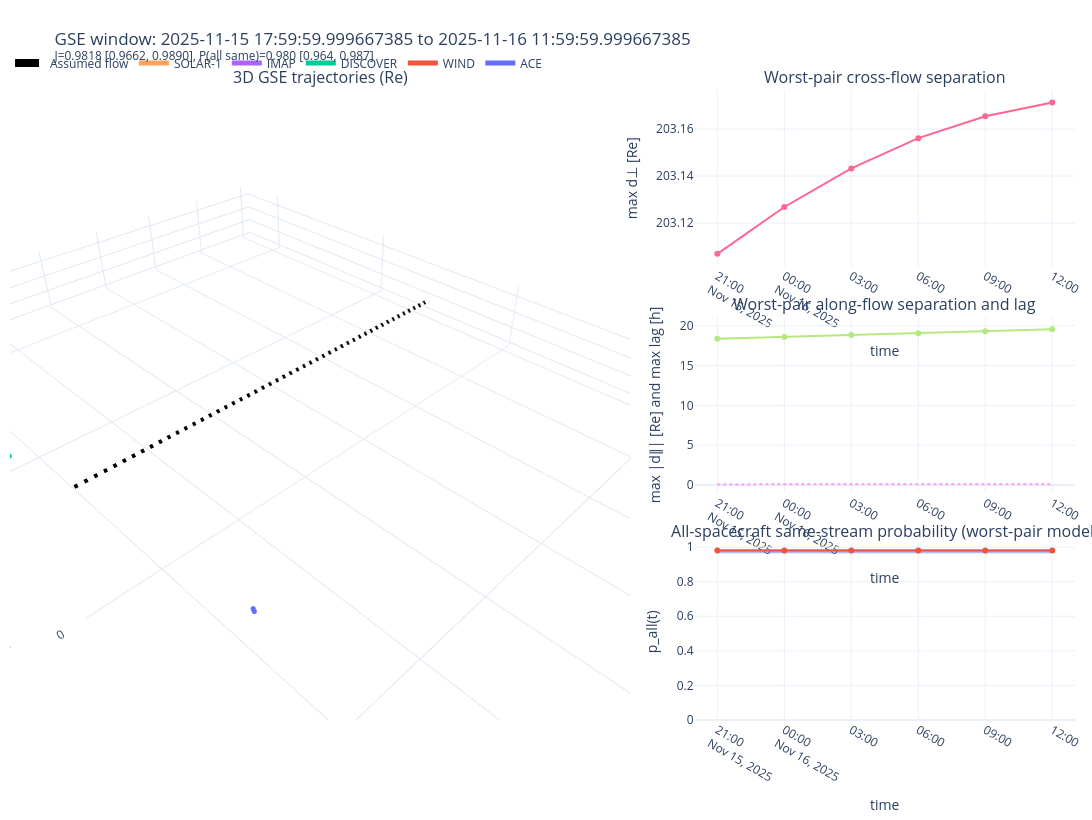
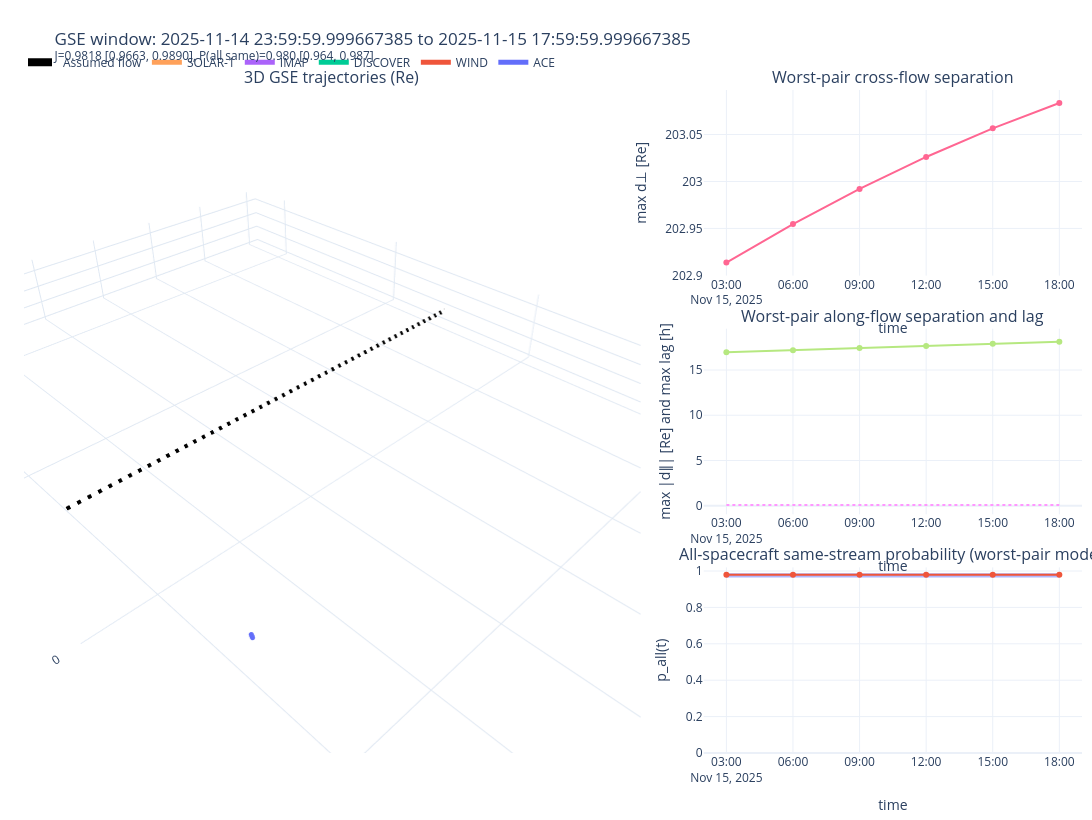
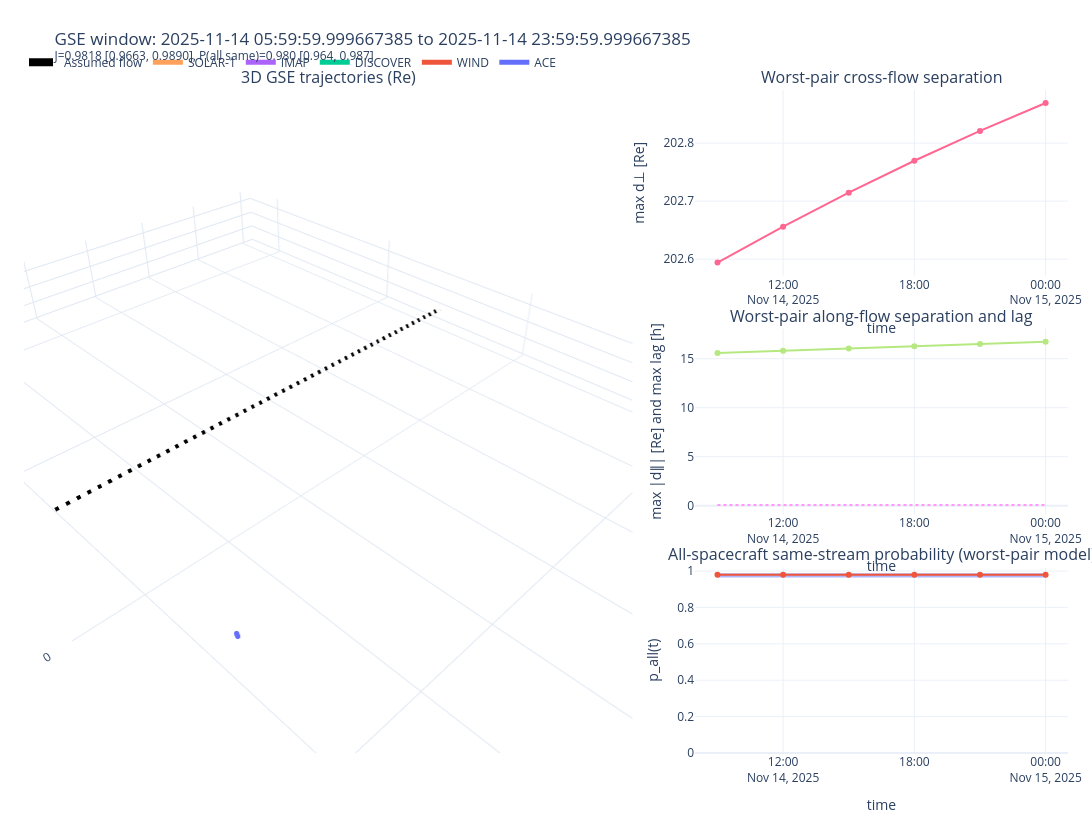

Write notebook code for charts like these, in order.
### Markdown cell above
## MRE: first-principles stream-separation metric (step by step)

This minimal reproducible example (MRE) intentionally keeps a few assumptions fixed so the method is transparent:

- **Hardcoded/assumed in this notebook run:** `flow_dir_gse=(-1,0,0)`, constant `vsw_kms=400`, `perp_scale=0.35`, `lag_tolerance=0.5`.
- **Why this is limited:** real solar wind has time-varying speed and flow direction, and anisotropy changes with conditions.
- **How to improve with real data:** replace constants by measured `Vsw(t)`, infer local flow direction from plasma moments, and make decorrelation scales time dependent.

The solver minimizes a conservative estimate of the probability that **all** selected spacecraft observe the same stream.

### Code cell
import pandas as pd


targets = ["ACE", "WIND", "DISCOVER",  "IMAP", "SOLAR-1"]

metric_cfg = dict(
    targets=targets,
    start="2025-10-01T00:00:00",
    stop="2025-12-10T00:00:00",
    step="3h",
    window_hours=18.0,
    top_n=3,
    frame="GSE",
    flow_dir_gse=(-1.0, 0.0, 0.0),
    vsw_kms=400.0,
    perp_scale=0.35,
    lag_tolerance=0.5,
    along_weight=0.25,
    vsw_rel_unc=0.15,
    decorrelation_rel_unc=0.25,
    min_coverage=0.8,
    verbose=True,
)

scores_out = find_best_stream_aligned_intervals(**metric_cfg)

best_windows = scores_out["best"]
cols = [
    "window_start",
    "window_end",
    "n_samples",
    "coverage",
    "alignment_metric",
    "alignment_metric_p16",
    "alignment_metric_p84",
    "same_stream_prob",
    "same_stream_prob_p16",
    "same_stream_prob_p84",
    "same_flow_score",
    "same_flow_score_p16",
    "same_flow_score_p84",
    "median_perp_au",
    "median_par_au",
    "median_tau_h",
    "max_perp_au",
    "max_par_au",
    "max_tau_h",
]
display(best_windows[cols])

alignment_figs = []
for _, row in best_windows.iterrows():
    alignment_figs.append(
        plot_stream_alignment_interval(
            tracks=scores_out["tracks"],
            targets=targets,
            window_start=row["window_start"],
            window_end=row["window_end"],
            flow_hat=scores_out["flow_hat"],
            summary_row=row,
        )
    )

for fig in alignment_figs:
    fig.show()

### Figure 1 — Plotly figure (JSON) as saved in the notebook; plotly's stock layout.template omitted (floating-point values rounded to 4 significant figures)
{"data": [{"line": {"color": "#636EFA", "width": 5}, "marker": {"color": "#636EFA", "size": 3}, "mode": "lines+markers", "name": "ACE", "scene": "scene", "type": "scatter3d", "x": [223.2, 223.3, 223.3, 223.4, 223.4, 223.5], "y": [33.1, 33.21, 33.32, 33.44, 33.55, 33.66], "z": [22.77, 22.77, 22.77, 22.78, 22.78, 22.78]}, {"line": {"color": "#EF553B", "width": 5}, "marker": {"color": "#EF553B", "size": 3}, "mode": "lines+markers", "name": "WIND", "scene": "scene", "type": "scatter3d", "x": [232.4, 232.6, 232.7, 232.9, 233.1, 233.2], "y": [93.92, 93.76, 93.6, 93.44, 93.27, 93.11], "z": [6.118, 6.162, 6.206, 6.249, 6.293, 6.337]}, {"line": {"color": "#00CC96", "width": 5}, "marker": {"color": "#00CC96", "size": 3}, "mode": "lines+markers", "name": "DISCOVER", "scene": "scene", "type": "scatter3d", "x": [228.4, 228.4, 228.3, 228.3, 228.2, 228.2], "y": [-44.73, -44.71, -44.68, -44.66, -44.63, -44.6], "z": [12.61, 12.49, 12.38, 12.26, 12.15, 12.03]}, {"line": {"color": "#AB63FA", "width": 5}, "marker": {"color": "#AB63FA", "size": 3}, "mode": "lines+markers", "name": "IMAP", "scene": "scene", "type": "scatter3d", "x": [214.2, 214.1, 214.0, 214.0, 213.9, 213.8], "y": [-108.8, -108.9, -109.1, -109.3, -109.5, -109.6], "z": [5.014, 4.955, 4.896, 4.837, 4.778, 4.719]}, {"line": {"color": "#FFA15A", "width": 5}, "marker": {"color": "#FFA15A", "size": 3}, "mode": "lines+markers", "name": "SOLAR-1", "scene": "scene", "type": "scatter3d", "x": [214.0, 214.0, 213.9, 213.8, 213.8, 213.7], "y": [-109.2, -109.4, -109.5, -109.7, -109.9, -110.1], "z": [4.703, 4.645, 4.587, 4.529, 4.471, 4.413]}, {"line": {"color": "black", "dash": "dash", "width": 8}, "mode": "lines", "name": "Assumed flow", "scene": "scene", "type": "scatter3d", "x": [222.5, 100.8], "y": [-27.32, -27.32], "z": [10.15, 10.15]}, {"mode": "lines+markers", "showlegend": false, "type": "scatter", "x": ["2025-11-15T20:59:59.999277521", "2025-11-15T23:59:59.999275168", "2025-11-16T02:59:59.999272809", "2025-11-16T05:59:59.999270443", "2025-11-16T08:59:59.999268071", "2025-11-16T11:59:59.999265692"], "xaxis": "x", "y": [203.1, 203.1, 203.1, 203.2, 203.2, 203.2], "yaxis": "y"}, {"mode": "lines+markers", "showlegend": false, "type": "scatter", "x": ["2025-11-15T20:59:59.999277521", "2025-11-15T23:59:59.999275168", "2025-11-16T02:59:59.999272809", "2025-11-16T05:59:59.999270443", "2025-11-16T08:59:59.999268071", "2025-11-16T11:59:59.999265692"], "xaxis": "x2", "y": [18.36, 18.6, 18.83, 19.07, 19.3, 19.54], "yaxis": "y2"}, {"line": {"dash": "dot"}, "mode": "lines", "showlegend": false, "type": "scatter", "x": ["2025-11-15T20:59:59.999277521", "2025-11-15T23:59:59.999275168", "2025-11-16T02:59:59.999272809", "2025-11-16T05:59:59.999270443", "2025-11-16T08:59:59.999268071", "2025-11-16T11:59:59.999265692"], "xaxis": "x2", "y": [0.08132, 0.08236, 0.0834, 0.08445, 0.08549, 0.08654], "yaxis": "y2"}, {"hoverinfo": "skip", "line": {"width": 0}, "mode": "lines", "showlegend": false, "type": "scatter", "x": ["2025-11-15T20:59:59.999277521", "2025-11-15T23:59:59.999275168", "2025-11-16T02:59:59.999272809", "2025-11-16T05:59:59.999270443", "2025-11-16T08:59:59.999268071", "2025-11-16T11:59:59.999265692"], "xaxis": "x3", "y": [0.987, 0.987, 0.987, 0.987, 0.987, 0.987], "yaxis": "y3"}, {"fill": "tonexty", "line": {"width": 0}, "mode": "lines", "showlegend": false, "type": "scatter", "x": ["2025-11-15T20:59:59.999277521", "2025-11-15T23:59:59.999275168", "2025-11-16T02:59:59.999272809", "2025-11-16T05:59:59.999270443", "2025-11-16T08:59:59.999268071", "2025-11-16T11:59:59.999265692"], "xaxis": "x3", "y": [0.9642, 0.9642, 0.9642, 0.9642, 0.9642, 0.9642], "yaxis": "y3"}, {"mode": "lines+markers", "showlegend": false, "type": "scatter", "x": ["2025-11-15T20:59:59.999277521", "2025-11-15T23:59:59.999275168", "2025-11-16T02:59:59.999272809", "2025-11-16T05:59:59.999270443", "2025-11-16T08:59:59.999268071", "2025-11-16T11:59:59.999265692"], "xaxis": "x3", "y": [0.9797, 0.9797, 0.9797, 0.9797, 0.9797, 0.9797], "yaxis": "y3"}], "layout": {"annotations": [{"font": {"size": 16}, "showarrow": false, "text": "3D GSE trajectories (Re)", "x": 0.2914, "xanchor": "center", "xref": "paper", "y": 1, "yanchor": "bottom", "yref": "paper"}, {"font": {"size": 16}, "showarrow": false, "text": "Worst-pair cross-flow separation", "x": 0.8214, "xanchor": "center", "xref": "paper", "y": 1, "yanchor": "bottom", "yref": "paper"}, {"font": {"size": 16}, "showarrow": false, "text": "Worst-pair along-flow separation and lag", "x": 0.8214, "xanchor": "center", "xref": "paper", "y": 0.64, "yanchor": "bottom", "yref": "paper"}, {"font": {"size": 16}, "showarrow": false, "text": "All-spacecraft same-stream probability (worst-pair model)", "x": 0.8214, "xanchor": "center", "xref": "paper", "y": 0.28, "yanchor": "bottom", "yref": "paper"}], "height": 820, "legend": {"orientation": "h", "x": 0, "xanchor": "left", "y": 1.02, "yanchor": "bottom"}, "margin": {"b": 10, "l": 10, "r": 10, "t": 90}, "scene": {"aspectmode": "data", "domain": {"x": [0, 0.5828], "y": [0, 1]}, "xaxis": {"title": {"text": "X [Re]"}}, "yaxis": {"title": {"text": "Y [Re]"}}, "zaxis": {"title": {"text": "Z [Re]"}}}, "title": {"text": "GSE window: 2025-11-15 17:59:59.999667385 to 2025-11-16 11:59:59.999667385<br><sup>J=0.9818 [0.9662, 0.9890], P(all same)=0.980 [0.964, 0.987]</sup>"}, "width": 1250, "xaxis": {"anchor": "y", "domain": [0.6428, 1], "title": {"text": "time"}}, "xaxis2": {"anchor": "y2", "domain": [0.6428, 1], "title": {"text": "time"}}, "xaxis3": {"anchor": "y3", "domain": [0.6428, 1], "title": {"text": "time"}}, "yaxis": {"anchor": "x", "domain": [0.72, 1], "title": {"text": "max d⊥ [Re]"}}, "yaxis2": {"anchor": "x2", "domain": [0.36, 0.64], "title": {"text": "max |d∥| [Re] and max lag [h]"}}, "yaxis3": {"anchor": "x3", "domain": [0, 0.28], "range": [0, 1.02], "title": {"text": "p_all(t)"}}}}

### Figure 2 — Plotly figure (JSON) as saved in the notebook; plotly's stock layout.template omitted (floating-point values rounded to 4 significant figures)
{"data": [{"line": {"color": "#636EFA", "width": 5}, "marker": {"color": "#636EFA", "size": 3}, "mode": "lines+markers", "name": "ACE", "scene": "scene", "type": "scatter3d", "x": [222.9, 223.0, 223.0, 223.1, 223.1, 223.2], "y": [32.4, 32.52, 32.63, 32.75, 32.87, 32.98], "z": [22.75, 22.75, 22.76, 22.76, 22.76, 22.77]}, {"line": {"color": "#EF553B", "width": 5}, "marker": {"color": "#EF553B", "size": 3}, "mode": "lines+markers", "name": "WIND", "scene": "scene", "type": "scatter3d", "x": [231.4, 231.5, 231.7, 231.9, 232.1, 232.2], "y": [94.84, 94.69, 94.54, 94.39, 94.23, 94.08], "z": [5.853, 5.897, 5.941, 5.986, 6.03, 6.074]}, {"line": {"color": "#00CC96", "width": 5}, "marker": {"color": "#00CC96", "size": 3}, "mode": "lines+markers", "name": "DISCOVER", "scene": "scene", "type": "scatter3d", "x": [228.7, 228.7, 228.6, 228.6, 228.5, 228.5], "y": [-44.85, -44.83, -44.81, -44.79, -44.77, -44.75], "z": [13.29, 13.18, 13.07, 12.95, 12.84, 12.72]}, {"line": {"color": "#AB63FA", "width": 5}, "marker": {"color": "#AB63FA", "size": 3}, "mode": "lines+markers", "name": "IMAP", "scene": "scene", "type": "scatter3d", "x": [214.5, 214.5, 214.4, 214.3, 214.3, 214.2], "y": [-107.6, -107.8, -108.0, -108.2, -108.4, -108.6], "z": [5.366, 5.308, 5.249, 5.19, 5.132, 5.073]}, {"line": {"color": "#FFA15A", "width": 5}, "marker": {"color": "#FFA15A", "size": 3}, "mode": "lines+markers", "name": "SOLAR-1", "scene": "scene", "type": "scatter3d", "x": [214.4, 214.4, 214.3, 214.2, 214.2, 214.1], "y": [-108.1, -108.3, -108.5, -108.6, -108.8, -109.0], "z": [5.05, 4.992, 4.934, 4.877, 4.819, 4.761]}, {"line": {"color": "black", "dash": "dash", "width": 8}, "mode": "lines", "name": "Assumed flow", "scene": "scene", "type": "scatter3d", "x": [222.4, 100.3], "y": [-26.86, -26.86], "z": [10.37, 10.37]}, {"mode": "lines+markers", "showlegend": false, "type": "scatter", "x": ["2025-11-15T02:59:59.999291496", "2025-11-15T05:59:59.999289184", "2025-11-15T08:59:59.999286865", "2025-11-15T11:59:59.999284539", "2025-11-15T14:59:59.999282206", "2025-11-15T17:59:59.999279867"], "xaxis": "x", "y": [202.9, 203.0, 203.0, 203.0, 203.1, 203.1], "yaxis": "y"}, {"mode": "lines+markers", "showlegend": false, "type": "scatter", "x": ["2025-11-15T02:59:59.999291496", "2025-11-15T05:59:59.999289184", "2025-11-15T08:59:59.999286865", "2025-11-15T11:59:59.999284539", "2025-11-15T14:59:59.999282206", "2025-11-15T17:59:59.999279867"], "xaxis": "x2", "y": [16.97, 17.2, 17.43, 17.66, 17.89, 18.13], "yaxis": "y2"}, {"line": {"dash": "dot"}, "mode": "lines", "showlegend": false, "type": "scatter", "x": ["2025-11-15T02:59:59.999291496", "2025-11-15T05:59:59.999289184", "2025-11-15T08:59:59.999286865", "2025-11-15T11:59:59.999284539", "2025-11-15T14:59:59.999282206", "2025-11-15T17:59:59.999279867"], "xaxis": "x2", "y": [0.07514, 0.07617, 0.07719, 0.07822, 0.07925, 0.08029], "yaxis": "y2"}, {"hoverinfo": "skip", "line": {"width": 0}, "mode": "lines", "showlegend": false, "type": "scatter", "x": ["2025-11-15T02:59:59.999291496", "2025-11-15T05:59:59.999289184", "2025-11-15T08:59:59.999286865", "2025-11-15T11:59:59.999284539", "2025-11-15T14:59:59.999282206", "2025-11-15T17:59:59.999279867"], "xaxis": "x3", "y": [0.987, 0.987, 0.987, 0.987, 0.987, 0.987], "yaxis": "y3"}, {"fill": "tonexty", "line": {"width": 0}, "mode": "lines", "showlegend": false, "type": "scatter", "x": ["2025-11-15T02:59:59.999291496", "2025-11-15T05:59:59.999289184", "2025-11-15T08:59:59.999286865", "2025-11-15T11:59:59.999284539", "2025-11-15T14:59:59.999282206", "2025-11-15T17:59:59.999279867"], "xaxis": "x3", "y": [0.9643, 0.9643, 0.9643, 0.9642, 0.9642, 0.9642], "yaxis": "y3"}, {"mode": "lines+markers", "showlegend": false, "type": "scatter", "x": ["2025-11-15T02:59:59.999291496", "2025-11-15T05:59:59.999289184", "2025-11-15T08:59:59.999286865", "2025-11-15T11:59:59.999284539", "2025-11-15T14:59:59.999282206", "2025-11-15T17:59:59.999279867"], "xaxis": "x3", "y": [0.9798, 0.9798, 0.9798, 0.9798, 0.9797, 0.9797], "yaxis": "y3"}], "layout": {"annotations": [{"font": {"size": 16}, "showarrow": false, "text": "3D GSE trajectories (Re)", "x": 0.2914, "xanchor": "center", "xref": "paper", "y": 1, "yanchor": "bottom", "yref": "paper"}, {"font": {"size": 16}, "showarrow": false, "text": "Worst-pair cross-flow separation", "x": 0.8214, "xanchor": "center", "xref": "paper", "y": 1, "yanchor": "bottom", "yref": "paper"}, {"font": {"size": 16}, "showarrow": false, "text": "Worst-pair along-flow separation and lag", "x": 0.8214, "xanchor": "center", "xref": "paper", "y": 0.64, "yanchor": "bottom", "yref": "paper"}, {"font": {"size": 16}, "showarrow": false, "text": "All-spacecraft same-stream probability (worst-pair model)", "x": 0.8214, "xanchor": "center", "xref": "paper", "y": 0.28, "yanchor": "bottom", "yref": "paper"}], "height": 820, "legend": {"orientation": "h", "x": 0, "xanchor": "left", "y": 1.02, "yanchor": "bottom"}, "margin": {"b": 10, "l": 10, "r": 10, "t": 90}, "scene": {"aspectmode": "data", "domain": {"x": [0, 0.5828], "y": [0, 1]}, "xaxis": {"title": {"text": "X [Re]"}}, "yaxis": {"title": {"text": "Y [Re]"}}, "zaxis": {"title": {"text": "Z [Re]"}}}, "title": {"text": "GSE window: 2025-11-14 23:59:59.999667385 to 2025-11-15 17:59:59.999667385<br><sup>J=0.9818 [0.9663, 0.9890], P(all same)=0.980 [0.964, 0.987]</sup>"}, "width": 1250, "xaxis": {"anchor": "y", "domain": [0.6428, 1], "title": {"text": "time"}}, "xaxis2": {"anchor": "y2", "domain": [0.6428, 1], "title": {"text": "time"}}, "xaxis3": {"anchor": "y3", "domain": [0.6428, 1], "title": {"text": "time"}}, "yaxis": {"anchor": "x", "domain": [0.72, 1], "title": {"text": "max d⊥ [Re]"}}, "yaxis2": {"anchor": "x2", "domain": [0.36, 0.64], "title": {"text": "max |d∥| [Re] and max lag [h]"}}, "yaxis3": {"anchor": "x3", "domain": [0, 0.28], "range": [0, 1.02], "title": {"text": "p_all(t)"}}}}

### Figure 3 — Plotly figure (JSON) as saved in the notebook; plotly's stock layout.template omitted (floating-point values rounded to 4 significant figures)
{"data": [{"line": {"color": "#636EFA", "width": 5}, "marker": {"color": "#636EFA", "size": 3}, "mode": "lines+markers", "name": "ACE", "scene": "scene", "type": "scatter3d", "x": [222.6, 222.7, 222.7, 222.8, 222.8, 222.9], "y": [31.7, 31.82, 31.93, 32.05, 32.17, 32.29], "z": [22.71, 22.72, 22.72, 22.73, 22.74, 22.74]}, {"line": {"color": "#EF553B", "width": 5}, "marker": {"color": "#EF553B", "size": 3}, "mode": "lines+markers", "name": "WIND", "scene": "scene", "type": "scatter3d", "x": [230.4, 230.5, 230.7, 230.9, 231.0, 231.2], "y": [95.71, 95.57, 95.43, 95.28, 95.14, 94.99], "z": [5.584, 5.629, 5.674, 5.719, 5.763, 5.808]}, {"line": {"color": "#00CC96", "width": 5}, "marker": {"color": "#00CC96", "size": 3}, "mode": "lines+markers", "name": "DISCOVER", "scene": "scene", "type": "scatter3d", "x": [229.0, 229.0, 228.9, 228.9, 228.8, 228.8], "y": [-44.91, -44.91, -44.9, -44.89, -44.87, -44.86], "z": [13.96, 13.85, 13.74, 13.63, 13.52, 13.4]}, {"line": {"color": "#AB63FA", "width": 5}, "marker": {"color": "#AB63FA", "size": 3}, "mode": "lines+markers", "name": "IMAP", "scene": "scene", "type": "scatter3d", "x": [214.9, 214.8, 214.8, 214.7, 214.6, 214.6], "y": [-106.5, -106.7, -106.9, -107.1, -107.3, -107.5], "z": [5.715, 5.657, 5.599, 5.541, 5.483, 5.424]}, {"line": {"color": "#FFA15A", "width": 5}, "marker": {"color": "#FFA15A", "size": 3}, "mode": "lines+markers", "name": "SOLAR-1", "scene": "scene", "type": "scatter3d", "x": [214.8, 214.7, 214.6, 214.6, 214.5, 214.5], "y": [-106.9, -107.1, -107.3, -107.5, -107.7, -107.9], "z": [5.393, 5.336, 5.279, 5.222, 5.164, 5.107]}, {"line": {"color": "black", "dash": "dash", "width": 8}, "mode": "lines", "name": "Assumed flow", "scene": "scene", "type": "scatter3d", "x": [222.4, 99.91], "y": [-26.38, -26.38], "z": [10.59, 10.59]}, {"mode": "lines+markers", "showlegend": false, "type": "scatter", "x": ["2025-11-14T08:59:59.999305224", "2025-11-14T11:59:59.999302954", "2025-11-14T14:59:59.999300676", "2025-11-14T17:59:59.999298391", "2025-11-14T20:59:59.999296100", "2025-11-14T23:59:59.999293801"], "xaxis": "x", "y": [202.6, 202.7, 202.7, 202.8, 202.8, 202.9], "yaxis": "y"}, {"mode": "lines+markers", "showlegend": false, "type": "scatter", "x": ["2025-11-14T08:59:59.999305224", "2025-11-14T11:59:59.999302954", "2025-11-14T14:59:59.999300676", "2025-11-14T17:59:59.999298391", "2025-11-14T20:59:59.999296100", "2025-11-14T23:59:59.999293801"], "xaxis": "x2", "y": [15.59, 15.82, 16.05, 16.28, 16.51, 16.73], "yaxis": "y2"}, {"line": {"dash": "dot"}, "mode": "lines", "showlegend": false, "type": "scatter", "x": ["2025-11-14T08:59:59.999305224", "2025-11-14T11:59:59.999302954", "2025-11-14T14:59:59.999300676", "2025-11-14T17:59:59.999298391", "2025-11-14T20:59:59.999296100", "2025-11-14T23:59:59.999293801"], "xaxis": "x2", "y": [0.06906, 0.07007, 0.07108, 0.07209, 0.0731, 0.07412], "yaxis": "y2"}, {"hoverinfo": "skip", "line": {"width": 0}, "mode": "lines", "showlegend": false, "type": "scatter", "x": ["2025-11-14T08:59:59.999305224", "2025-11-14T11:59:59.999302954", "2025-11-14T14:59:59.999300676", "2025-11-14T17:59:59.999298391", "2025-11-14T20:59:59.999296100", "2025-11-14T23:59:59.999293801"], "xaxis": "x3", "y": [0.9871, 0.9871, 0.9871, 0.987, 0.987, 0.987], "yaxis": "y3"}, {"fill": "tonexty", "line": {"width": 0}, "mode": "lines", "showlegend": false, "type": "scatter", "x": ["2025-11-14T08:59:59.999305224", "2025-11-14T11:59:59.999302954", "2025-11-14T14:59:59.999300676", "2025-11-14T17:59:59.999298391", "2025-11-14T20:59:59.999296100", "2025-11-14T23:59:59.999293801"], "xaxis": "x3", "y": [0.9644, 0.9644, 0.9644, 0.9644, 0.9643, 0.9643], "yaxis": "y3"}, {"mode": "lines+markers", "showlegend": false, "type": "scatter", "x": ["2025-11-14T08:59:59.999305224", "2025-11-14T11:59:59.999302954", "2025-11-14T14:59:59.999300676", "2025-11-14T17:59:59.999298391", "2025-11-14T20:59:59.999296100", "2025-11-14T23:59:59.999293801"], "xaxis": "x3", "y": [0.9799, 0.9798, 0.9798, 0.9798, 0.9798, 0.9798], "yaxis": "y3"}], "layout": {"annotations": [{"font": {"size": 16}, "showarrow": false, "text": "3D GSE trajectories (Re)", "x": 0.2914, "xanchor": "center", "xref": "paper", "y": 1, "yanchor": "bottom", "yref": "paper"}, {"font": {"size": 16}, "showarrow": false, "text": "Worst-pair cross-flow separation", "x": 0.8214, "xanchor": "center", "xref": "paper", "y": 1, "yanchor": "bottom", "yref": "paper"}, {"font": {"size": 16}, "showarrow": false, "text": "Worst-pair along-flow separation and lag", "x": 0.8214, "xanchor": "center", "xref": "paper", "y": 0.64, "yanchor": "bottom", "yref": "paper"}, {"font": {"size": 16}, "showarrow": false, "text": "All-spacecraft same-stream probability (worst-pair model)", "x": 0.8214, "xanchor": "center", "xref": "paper", "y": 0.28, "yanchor": "bottom", "yref": "paper"}], "height": 820, "legend": {"orientation": "h", "x": 0, "xanchor": "left", "y": 1.02, "yanchor": "bottom"}, "margin": {"b": 10, "l": 10, "r": 10, "t": 90}, "scene": {"aspectmode": "data", "domain": {"x": [0, 0.5828], "y": [0, 1]}, "xaxis": {"title": {"text": "X [Re]"}}, "yaxis": {"title": {"text": "Y [Re]"}}, "zaxis": {"title": {"text": "Z [Re]"}}}, "title": {"text": "GSE window: 2025-11-14 05:59:59.999667385 to 2025-11-14 23:59:59.999667385<br><sup>J=0.9818 [0.9663, 0.9890], P(all same)=0.980 [0.964, 0.987]</sup>"}, "width": 1250, "xaxis": {"anchor": "y", "domain": [0.6428, 1], "title": {"text": "time"}}, "xaxis2": {"anchor": "y2", "domain": [0.6428, 1], "title": {"text": "time"}}, "xaxis3": {"anchor": "y3", "domain": [0.6428, 1], "title": {"text": "time"}}, "yaxis": {"anchor": "x", "domain": [0.72, 1], "title": {"text": "max d⊥ [Re]"}}, "yaxis2": {"anchor": "x2", "domain": [0.36, 0.64], "title": {"text": "max |d∥| [Re] and max lag [h]"}}, "yaxis3": {"anchor": "x3", "domain": [0, 0.28], "range": [0, 1.02], "title": {"text": "p_all(t)"}}}}
